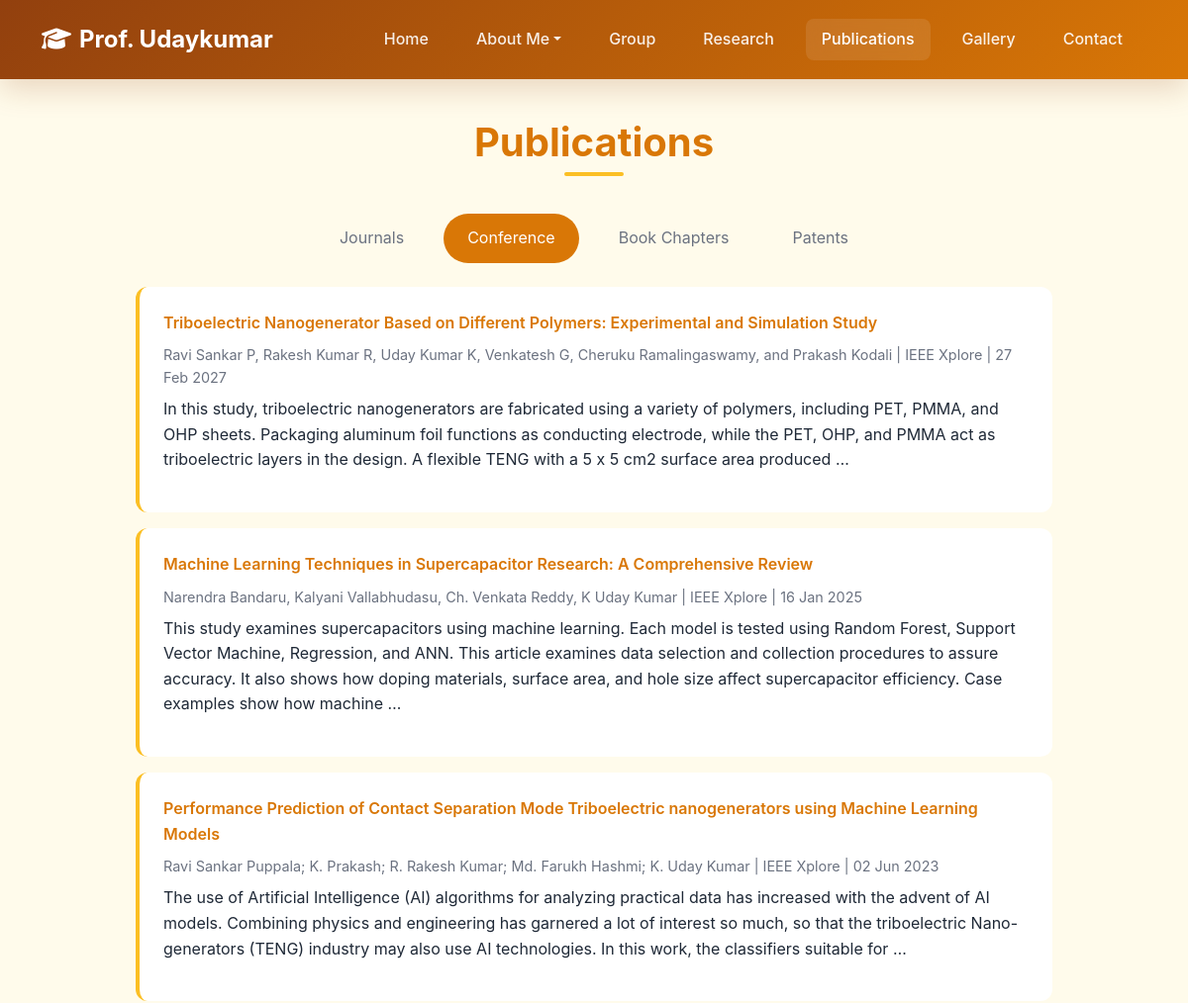
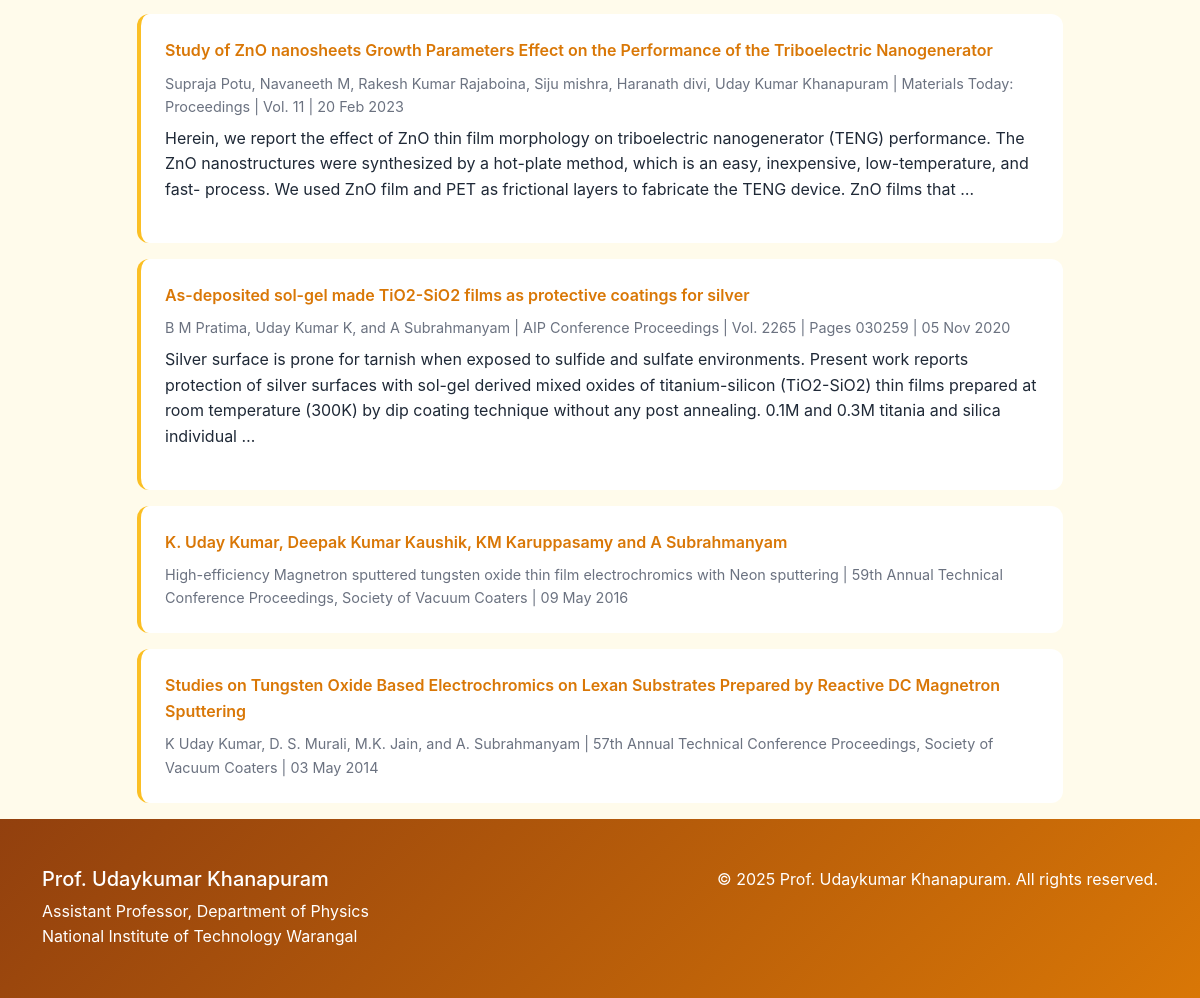
The app's page /publications/?category=conference with its own data (2 pictures, top to bottom).
### website/models.py (models this page shows, shortened)
class Publication(models.Model):
    CATEGORY_CHOICES = [
        ('journals', 'Journals'),
        ('conference', 'Conference'),
        ('book_chapters', 'Book Chapters'),
        ('patents', 'Patents'),
    ]
    title = models.CharField(max_length=500)
    authors = models.TextField()
    journal = models.CharField(max_length=200, blank=True)
    volume = models.CharField(max_length=50, blank=True)
    page_no = models.CharField(max_length=50, blank=True)
    publication_date = models.DateField(help_text="Publication date (Day/Month/Year)")
    description = models.TextField(blank=True)
    url = models.URLField(blank=True)
    publication_link = models.URLField(blank=True, help_text="Direct link to the publication")
    category = models.CharField(max_length=20, choices=CATEGORY_CHOICES, default='journals')
    created_at = models.DateTimeField(auto_now_add=True)
    class Meta:
        ordering = ['-publication_date', '-created_at']

### website/views.py (the view)
# urls.py: path('publications/', views.publications, name='publications'),
def publications(request):
    category = request.GET.get('category', 'journals')
    publications = Publication.objects.filter(category=category)
    categories = Publication.CATEGORY_CHOICES
    context = {
        'publications': publications,
        'categories': categories,
        'current_category': category
    }
    return render(request, 'publications.html', context)

### templates/publications.html (shortened to what this page needs)
{% extends 'base.html' %}
{% load static %}
{% block content %}
<div style="padding-top: 120px;">
    <div class="container">
        <h2 class="section-title">Publications</h2>
        <div class="row mb-4">
            <div class="col-12">
                <ul class="nav nav-pills justify-content-center" id="publicationTabs">
                    {% for category_key, category_name in categories %}
                    <li class="nav-item">
                        <a class="nav-link {% if current_category == category_key %}active{% endif %}"
                           href="?category={{ category_key }}">{{ category_name }}</a>
                    </li>
                    {% endfor %}
                </ul>
            </div>
        </div>
        <div class="row">
            <div class="col-lg-10 mx-auto">
                {% for publication in publications %}
                <div class="publication-item">
                    <div class="publication-title">
                        {% if publication.publication_link %}
                            <a href="{{ publication.publication_link }}" target="_blank" class="publication-link">
                                {{ publication.title }}
                            </a>
                        {% else %}
                            {{ publication.title }}
                        {% endif %}
                    </div>
                    <div class="publication-meta">
                        {{ publication.authors }} | {{ publication.journal }}
                        {% if publication.volume %} | Vol. {{ publication.volume }}{% endif %}
                        {% if publication.page_no %} | Pages {{ publication.page_no }}{% endif %}
                        | {{ publication.publication_date|date:"d M Y" }}
                    </div>
                    {% if publication.description %}
                        <p class="mt-2">{{ publication.description|truncatewords:50 }}</p>
                    {% endif %}
                </div>
                {% endfor %}
            </div>
        </div>
    </div>
</div>
{% endblock %}

### static/css/style.css (style rules this page uses)
:root { --primary-color: #d97706; --secondary-color: #f59e0b; --accent-color: #fbbf24; --dark-primary: #92400e; --text-dark: #1f2937; --text-light: #6b7280; --bg-light: #fffbeb; --gradient: linear-gradient(135deg, #d97706 0%, #f59e0b 100%); }
* { margin: 0; padding: 0; box-sizing: border-box; }
html, body { height: 100%; }
body { font-family: 'Inter', -apple-system, BlinkMacSystemFont, sans-serif; line-height: 1.6; color: var(--text-dark); background: var(--bg-light); }
.section-title { font-size: 2.5rem; font-weight: 700; color: var(--primary-color); margin-bottom: 3rem; text-align: center; position: relative; }
.section-title::after { content: ''; position: absolute; bottom: -10px; left: 50%; transform: translateX(-50%); width: 60px; height: 4px; background: var(--accent-color); border-radius: 2px; }
.publication-item { background: white; border-radius: 12px; padding: 1.5rem; margin-bottom: 1rem; border-left: 4px solid var(--accent-color); transition: all 0.3s ease; }
.publication-title { font-weight: 600; color: var(--primary-color); margin-bottom: 0.5rem; }
.publication-meta { color: var(--text-light); font-size: 0.9rem; }
.nav-pills .nav-link.active { background-color: var(--primary-color); }

### templates/publications.html (style rules this page uses)
.publication-link { color: var(--primary-color); text-decoration: none; transition: color 0.3s ease; }
.nav-pills .nav-link { color: var(--text-light); margin: 0 0.5rem; padding: 0.75rem 1.5rem; border-radius: 25px; transition: all 0.3s ease; }
.nav-pills .nav-link.active { background-color: var(--primary-color); color: white; }

### records on screen
Publication: title "Triboelectric Nanogenerator Based on Different Polymers: Experimental and Simulation Study", authors "Ravi Sankar P, Rakesh Kumar R, Uday Kumar K, Venkatesh G, Cheruku Ramalingaswamy, and Prakash Kodali", journal "IEEE Xplore", publication_date "27 Feb 2027", description "In this study, triboelectric nanogenerators are fabricated using a variety of polymers, including PET, PMMA, and OHP sheets. Packaging aluminum foil functions as conducting electrode, while the PET, OHP, and PMMA act as triboelectric layers in the design. A flexible TENG with a 5 x 5 cm2 surface area produced …"
Publication: title "Machine Learning Techniques in Supercapacitor Research: A Comprehensive Review", authors "Narendra Bandaru, Kalyani Vallabhudasu, Ch. Venkata Reddy, K Uday Kumar", journal "IEEE Xplore", publication_date "16 Jan 2025", description "This study examines supercapacitors using machine learning. Each model is tested using Random Forest, Support Vector Machine, Regression, and ANN. This article examines data selection and collection procedures to assure accuracy. It also shows how doping materials, surface area, and hole size affect supercapacitor efficiency. Case examples show how machine …"
Publication: title "Performance Prediction of Contact Separation Mode Triboelectric nanogenerators using Machine Learning Models", authors "Ravi Sankar Puppala; K. Prakash; R. Rakesh Kumar; Md. Farukh Hashmi; K. Uday Kumar", journal "IEEE Xplore", publication_date "02 Jun 2023", description "The use of Artificial Intelligence (AI) algorithms for analyzing practical data has increased with the advent of AI models. Combining physics and engineering has garnered a lot of interest so much, so that the triboelectric Nano-generators (TENG) industry may also use AI technologies. In this work, the classifiers suitable for …"
Publication: title "Study of ZnO nanosheets Growth Parameters Effect on the Performance of the Triboelectric Nanogenerator", authors "Supraja Potu, Navaneeth M, Rakesh Kumar Rajaboina, Siju mishra, Haranath divi, Uday Kumar Khanapuram", journal "Materials Today: Proceedings", volume "11", publication_date "20 Feb 2023", description "Herein, we report the effect of ZnO thin film morphology on triboelectric nanogenerator (TENG) performance. The ZnO nanostructures were synthesized by a hot-plate method, which is an easy, inexpensive, low-temperature, and fast- process. We used ZnO film and PET as frictional layers to fabricate the TENG device. ZnO films that …"
Publication: title "As-deposited sol-gel made TiO2-SiO2 films as protective coatings for silver", authors "B M Pratima, Uday Kumar K, and A Subrahmanyam", journal "AIP Conference Proceedings", volume "2265", page_no "030259", publication_date "05 Nov 2020", description "Silver surface is prone for tarnish when exposed to sulfide and sulfate environments. Present work reports protection of silver surfaces with sol-gel derived mixed oxides of titanium-silicon (TiO2-SiO2) thin films prepared at room temperature (300K) by dip coating technique without any post annealing. 0.1M and 0.3M titania and silica individual …"
Publication: title "K. Uday Kumar, Deepak Kumar Kaushik, KM Karuppasamy and A Subrahmanyam", authors "High-efficiency Magnetron sputtered tungsten oxide thin film electrochromics with Neon sputtering", journal "59th Annual Technical Conference Proceedings, Society of Vacuum Coaters", publication_date "09 May 2016"
Publication: title "Studies on Tungsten Oxide Based Electrochromics on Lexan Substrates Prepared by Reactive DC Magnetron Sputtering", authors "K Uday Kumar, D. S. Murali, M.K. Jain, and A. Subrahmanyam", journal "57th Annual Technical Conference Proceedings, Society of Vacuum Coaters", publication_date "03 May 2014"

### other values on screen
{{ category_name }} "Journals" "Conference" "Book Chapters" "Patents"
